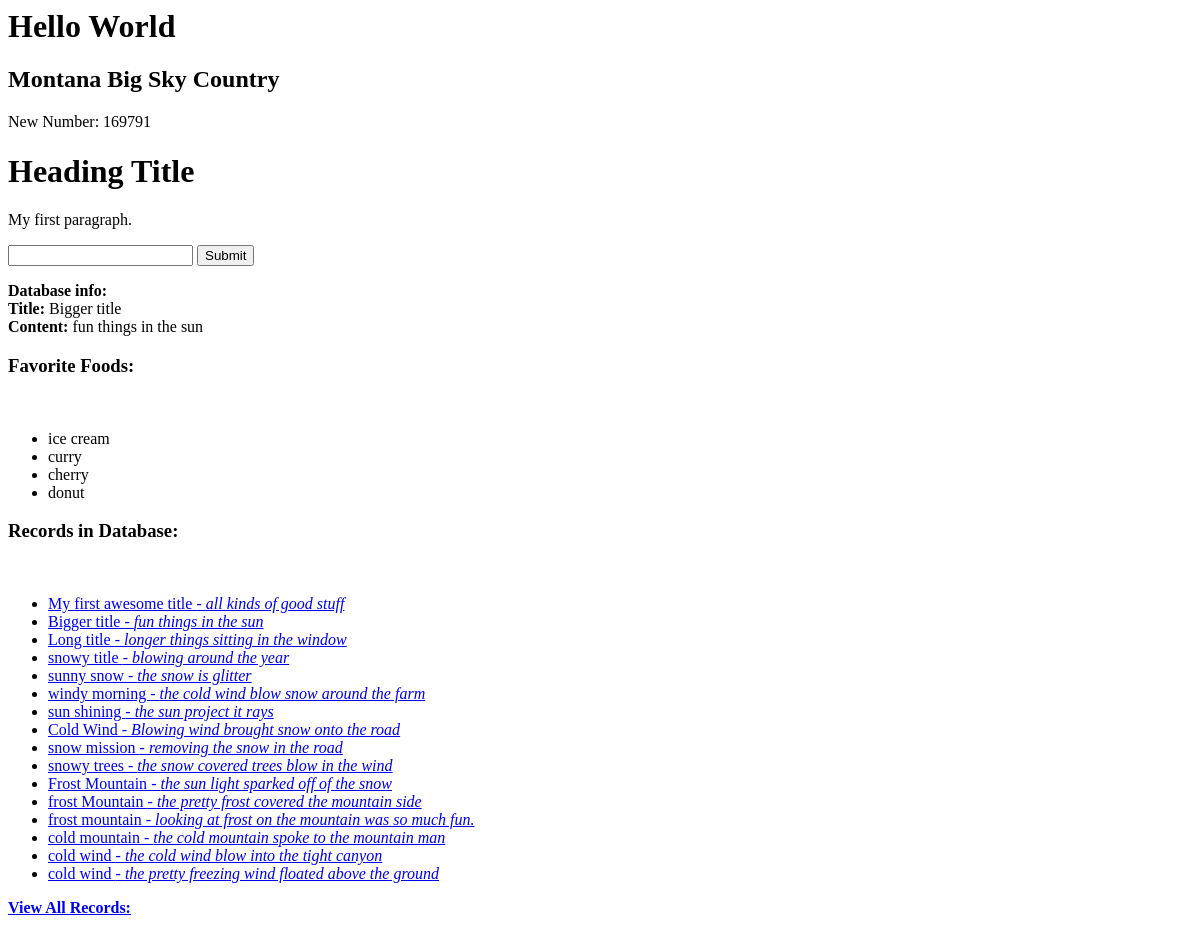
/, run on an earlier commit of the app's database.
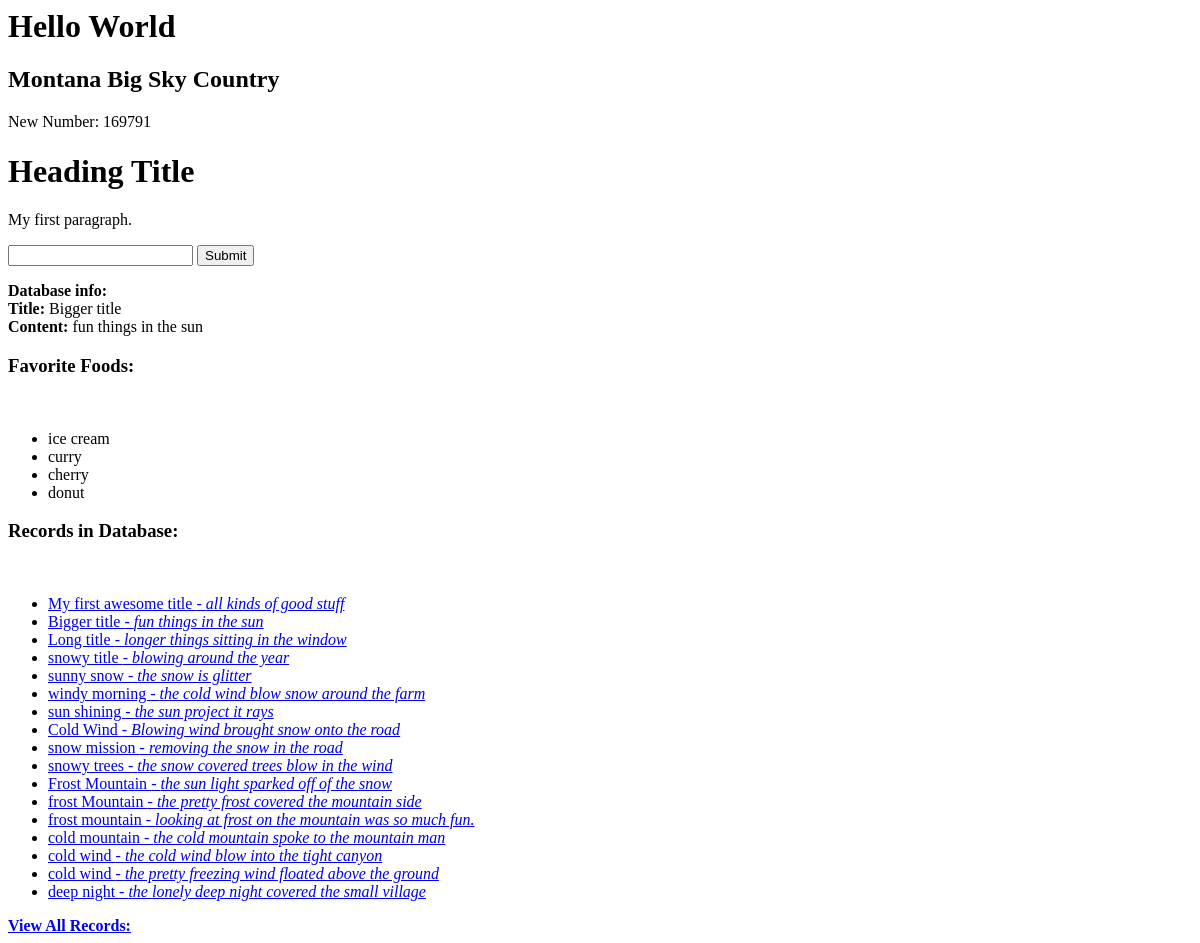
And on a later commit of the database.
### articles/models.py (models this page shows, shortened)
class Article(models.Model):
    user = models.ForeignKey("auth.User", blank=True, null=True, on_delete=models.SET_NULL)
    title = models.CharField(max_length=120)
    slug = models.SlugField( unique=True, blank=True, null=True)
    content = models.TextField()
    timestamp = models.DateTimeField(auto_now_add=True)
    updated = models.DateTimeField(auto_now=True)
    publish = models.DateField(auto_now=False, auto_now_add=False, default=timezone.now)
    objects = ArticleManager()
    def get_absolute_url(self):
        return reverse("article-detail", kwargs={"slug":self.slug} )

### my_demo/views.py (the view)
# urls.py: path('', home_view), #index page, home
def home_view(request):
    random_int = random.randint(10, 500010)
    database_rec = Article.objects.get(id=2)
    favorite_food = ['ice cream','curry','cherry','donut']
    all_records = Article.objects.all()
    database_rec_dict = {
        'title': database_rec.title,
        'content': database_rec.content,
        'id': database_rec.id,
        'foods': favorite_food,
        'records': all_records
    }
    new_database_str = render_to_string('home-view.html', context = database_rec_dict)
    new_return_str = f'{HTML_STRING} New Number: {random_int}<br>'
    new_return_str += new_database_str
    return HttpResponse(new_return_str)

### articles/models.py (called while the page is built)
    def get_queryset(self):
        return ArticleQuerySet(self.model, using=self._db )

### templates/home-view.html
{% extends "base.html" %}
{% block content %}
<b>Database info:</b>
<br>
<b>Title:</b> {{title}}<br>
<b>Content:</b> {{content}}
<h3> Favorite Foods:</h3><br>
<ul>
    {% for name in foods %}
    <li>
        {{name}}
    </li>
    {% endfor %}
</ul>
<h3> Records in Database:</h3><br>
<ul>
    {% for name in records %}
    <li>
        <a href="{{ name.get_absolute_url }}">
            {{name.title}} - <i>{{name.content}}</i>
        </a>
    </li>
    {% endfor %}
</ul>
<b>
    <a href="/articles/all">
        View All Records:
    </a>
</b>
{% endblock content %}

What changed in the data, as far as the page shows it:
added Article: title "deep night", content "the lonely deep night covered the small village"
